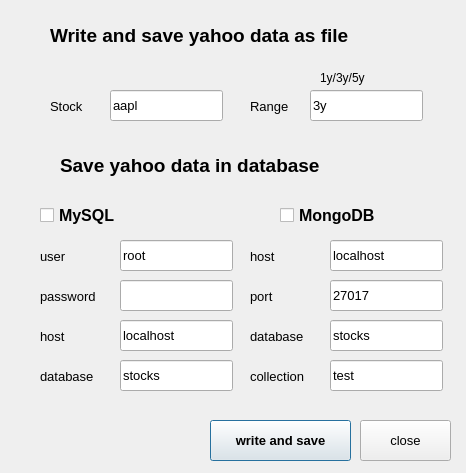
<?xml version="1.0" encoding="UTF-8"?>
<ui version="4.0">
 <class>Dialog</class>
 <widget class="QDialog" name="Dialog">
  <property name="geometry">
   <rect>
    <x>0</x>
    <y>0</y>
    <width>466</width>
    <height>473</height>
   </rect>
  </property>
  <property name="windowTitle">
   <string>Dialog</string>
  </property>
  <widget class="QLabel" name="label">
   <property name="geometry">
    <rect>
     <x>50</x>
     <y>20</y>
     <width>431</width>
     <height>31</height>
    </rect>
   </property>
   <property name="font">
    <font>
     <pointsize>14</pointsize>
     <weight>75</weight>
     <bold>true</bold>
    </font>
   </property>
   <property name="text">
    <string>Write and save yahoo data as file</string>
   </property>
  </widget>
  <widget class="QLineEdit" name="stock">
   <property name="geometry">
    <rect>
     <x>110</x>
     <y>90</y>
     <width>113</width>
     <height>31</height>
    </rect>
   </property>
   <property name="font">
    <font>
     <pointsize>10</pointsize>
    </font>
   </property>
   <property name="text">
    <string>aapl</string>
   </property>
  </widget>
  <widget class="QLabel" name="label_2">
   <property name="geometry">
    <rect>
     <x>50</x>
     <y>96</y>
     <width>53</width>
     <height>20</height>
    </rect>
   </property>
   <property name="font">
    <font>
     <pointsize>10</pointsize>
    </font>
   </property>
   <property name="text">
    <string>Stock</string>
   </property>
  </widget>
  <widget class="QLabel" name="label_3">
   <property name="geometry">
    <rect>
     <x>250</x>
     <y>96</y>
     <width>53</width>
     <height>20</height>
    </rect>
   </property>
   <property name="font">
    <font>
     <pointsize>10</pointsize>
    </font>
   </property>
   <property name="text">
    <string>Range</string>
   </property>
  </widget>
  <widget class="QLineEdit" name="range">
   <property name="geometry">
    <rect>
     <x>310</x>
     <y>90</y>
     <width>113</width>
     <height>31</height>
    </rect>
   </property>
   <property name="font">
    <font>
     <pointsize>10</pointsize>
    </font>
   </property>
   <property name="text">
    <string>3y</string>
   </property>
  </widget>
  <widget class="QLabel" name="label_4">
   <property name="geometry">
    <rect>
     <x>320</x>
     <y>70</y>
     <width>61</width>
     <height>16</height>
    </rect>
   </property>
   <property name="text">
    <string>1y/3y/5y</string>
   </property>
  </widget>
  <widget class="QPushButton" name="saveBtn">
   <property name="geometry">
    <rect>
     <x>210</x>
     <y>420</y>
     <width>141</width>
     <height>41</height>
    </rect>
   </property>
   <property name="font">
    <font>
     <pointsize>10</pointsize>
     <weight>75</weight>
     <bold>true</bold>
    </font>
   </property>
   <property name="text">
    <string>write and save</string>
   </property>
  </widget>
  <widget class="QCheckBox" name="checkSQL">
   <property name="geometry">
    <rect>
     <x>40</x>
     <y>200</y>
     <width>121</width>
     <height>31</height>
    </rect>
   </property>
   <property name="font">
    <font>
     <pointsize>12</pointsize>
     <weight>75</weight>
     <bold>true</bold>
    </font>
   </property>
   <property name="text">
    <string>MySQL</string>
   </property>
  </widget>
  <widget class="QLabel" name="label_5">
   <property name="geometry">
    <rect>
     <x>60</x>
     <y>150</y>
     <width>391</width>
     <height>31</height>
    </rect>
   </property>
   <property name="font">
    <font>
     <pointsize>14</pointsize>
     <weight>75</weight>
     <bold>true</bold>
    </font>
   </property>
   <property name="text">
    <string>Save yahoo data in database</string>
   </property>
  </widget>
  <widget class="QLabel" name="label_6">
   <property name="geometry">
    <rect>
     <x>40</x>
     <y>246</y>
     <width>53</width>
     <height>20</height>
    </rect>
   </property>
   <property name="font">
    <font>
     <pointsize>10</pointsize>
    </font>
   </property>
   <property name="text">
    <string>user</string>
   </property>
  </widget>
  <widget class="QLineEdit" name="userSQL">
   <property name="geometry">
    <rect>
     <x>120</x>
     <y>240</y>
     <width>113</width>
     <height>31</height>
    </rect>
   </property>
   <property name="font">
    <font>
     <pointsize>10</pointsize>
    </font>
   </property>
   <property name="text">
    <string>root</string>
   </property>
  </widget>
  <widget class="QLabel" name="label_7">
   <property name="geometry">
    <rect>
     <x>40</x>
     <y>286</y>
     <width>81</width>
     <height>20</height>
    </rect>
   </property>
   <property name="font">
    <font>
     <pointsize>10</pointsize>
    </font>
   </property>
   <property name="text">
    <string>password</string>
   </property>
  </widget>
  <widget class="QLineEdit" name="pswSQL">
   <property name="geometry">
    <rect>
     <x>120</x>
     <y>280</y>
     <width>113</width>
     <height>31</height>
    </rect>
   </property>
   <property name="font">
    <font>
     <pointsize>10</pointsize>
    </font>
   </property>
  </widget>
  <widget class="QLabel" name="label_8">
   <property name="geometry">
    <rect>
     <x>40</x>
     <y>326</y>
     <width>71</width>
     <height>20</height>
    </rect>
   </property>
   <property name="font">
    <font>
     <pointsize>10</pointsize>
    </font>
   </property>
   <property name="text">
    <string>host</string>
   </property>
  </widget>
  <widget class="QLineEdit" name="hostSQL">
   <property name="geometry">
    <rect>
     <x>120</x>
     <y>320</y>
     <width>113</width>
     <height>31</height>
    </rect>
   </property>
   <property name="font">
    <font>
     <pointsize>10</pointsize>
    </font>
   </property>
   <property name="text">
    <string>localhost</string>
   </property>
  </widget>
  <widget class="QLabel" name="label_9">
   <property name="geometry">
    <rect>
     <x>40</x>
     <y>366</y>
     <width>81</width>
     <height>20</height>
    </rect>
   </property>
   <property name="font">
    <font>
     <pointsize>10</pointsize>
    </font>
   </property>
   <property name="text">
    <string>database</string>
   </property>
  </widget>
  <widget class="QLineEdit" name="dbSQL">
   <property name="geometry">
    <rect>
     <x>120</x>
     <y>360</y>
     <width>113</width>
     <height>31</height>
    </rect>
   </property>
   <property name="font">
    <font>
     <pointsize>10</pointsize>
    </font>
   </property>
   <property name="text">
    <string>stocks</string>
   </property>
  </widget>
  <widget class="QCheckBox" name="checkMongo">
   <property name="geometry">
    <rect>
     <x>280</x>
     <y>200</y>
     <width>121</width>
     <height>31</height>
    </rect>
   </property>
   <property name="font">
    <font>
     <pointsize>12</pointsize>
     <weight>75</weight>
     <bold>true</bold>
    </font>
   </property>
   <property name="text">
    <string>MongoDB</string>
   </property>
  </widget>
  <widget class="QLineEdit" name="hostMongo">
   <property name="geometry">
    <rect>
     <x>330</x>
     <y>240</y>
     <width>113</width>
     <height>31</height>
    </rect>
   </property>
   <property name="font">
    <font>
     <pointsize>10</pointsize>
    </font>
   </property>
   <property name="text">
    <string>localhost</string>
   </property>
  </widget>
  <widget class="QLineEdit" name="dbMongo">
   <property name="geometry">
    <rect>
     <x>330</x>
     <y>320</y>
     <width>113</width>
     <height>31</height>
    </rect>
   </property>
   <property name="font">
    <font>
     <pointsize>10</pointsize>
    </font>
   </property>
   <property name="text">
    <string>stocks</string>
   </property>
  </widget>
  <widget class="QLabel" name="label_10">
   <property name="geometry">
    <rect>
     <x>250</x>
     <y>326</y>
     <width>71</width>
     <height>20</height>
    </rect>
   </property>
   <property name="font">
    <font>
     <pointsize>10</pointsize>
    </font>
   </property>
   <property name="text">
    <string>database</string>
   </property>
  </widget>
  <widget class="QLabel" name="label_12">
   <property name="geometry">
    <rect>
     <x>250</x>
     <y>246</y>
     <width>71</width>
     <height>20</height>
    </rect>
   </property>
   <property name="font">
    <font>
     <pointsize>10</pointsize>
    </font>
   </property>
   <property name="text">
    <string>host</string>
   </property>
  </widget>
  <widget class="QPushButton" name="closeBtn">
   <property name="geometry">
    <rect>
     <x>360</x>
     <y>420</y>
     <width>91</width>
     <height>41</height>
    </rect>
   </property>
   <property name="font">
    <font>
     <pointsize>10</pointsize>
    </font>
   </property>
   <property name="text">
    <string>close</string>
   </property>
  </widget>
  <widget class="QLabel" name="label_11">
   <property name="geometry">
    <rect>
     <x>250</x>
     <y>286</y>
     <width>71</width>
     <height>20</height>
    </rect>
   </property>
   <property name="font">
    <font>
     <pointsize>10</pointsize>
    </font>
   </property>
   <property name="text">
    <string>port</string>
   </property>
  </widget>
  <widget class="QLineEdit" name="portMongo">
   <property name="geometry">
    <rect>
     <x>330</x>
     <y>280</y>
     <width>113</width>
     <height>31</height>
    </rect>
   </property>
   <property name="font">
    <font>
     <pointsize>10</pointsize>
    </font>
   </property>
   <property name="text">
    <string>27017</string>
   </property>
  </widget>
  <widget class="QLabel" name="label_13">
   <property name="geometry">
    <rect>
     <x>250</x>
     <y>366</y>
     <width>81</width>
     <height>20</height>
    </rect>
   </property>
   <property name="font">
    <font>
     <pointsize>10</pointsize>
    </font>
   </property>
   <property name="text">
    <string>collection</string>
   </property>
  </widget>
  <widget class="QLineEdit" name="colMongo">
   <property name="geometry">
    <rect>
     <x>330</x>
     <y>360</y>
     <width>113</width>
     <height>31</height>
    </rect>
   </property>
   <property name="font">
    <font>
     <pointsize>10</pointsize>
    </font>
   </property>
   <property name="text">
    <string>test</string>
   </property>
  </widget>
 </widget>
 <resources/>
 <connections/>
</ui>
